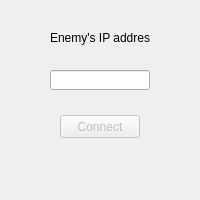
<?xml version="1.0" encoding="UTF-8"?>
<ui version="4.0">
 <class>ConnectPopup</class>
 <widget class="QDialog" name="ConnectPopup">
  <property name="geometry">
   <rect>
    <x>0</x>
    <y>0</y>
    <width>200</width>
    <height>200</height>
   </rect>
  </property>
  <property name="windowTitle">
   <string>Dialog</string>
  </property>
  <widget class="QLineEdit" name="mIpLineEdit">
   <property name="geometry">
    <rect>
     <x>50</x>
     <y>70</y>
     <width>100</width>
     <height>20</height>
    </rect>
   </property>
  </widget>
  <widget class="QLabel" name="mIpLabel">
   <property name="geometry">
    <rect>
     <x>50</x>
     <y>30</y>
     <width>100</width>
     <height>16</height>
    </rect>
   </property>
   <property name="text">
    <string>Enemy's IP address:</string>
   </property>
  </widget>
  <widget class="QPushButton" name="mConnectBtn">
   <property name="enabled">
    <bool>false</bool>
   </property>
   <property name="geometry">
    <rect>
     <x>60</x>
     <y>115</y>
     <width>80</width>
     <height>23</height>
    </rect>
   </property>
   <property name="text">
    <string>Connect</string>
   </property>
  </widget>
 </widget>
 <resources/>
 <connections/>
</ui>
